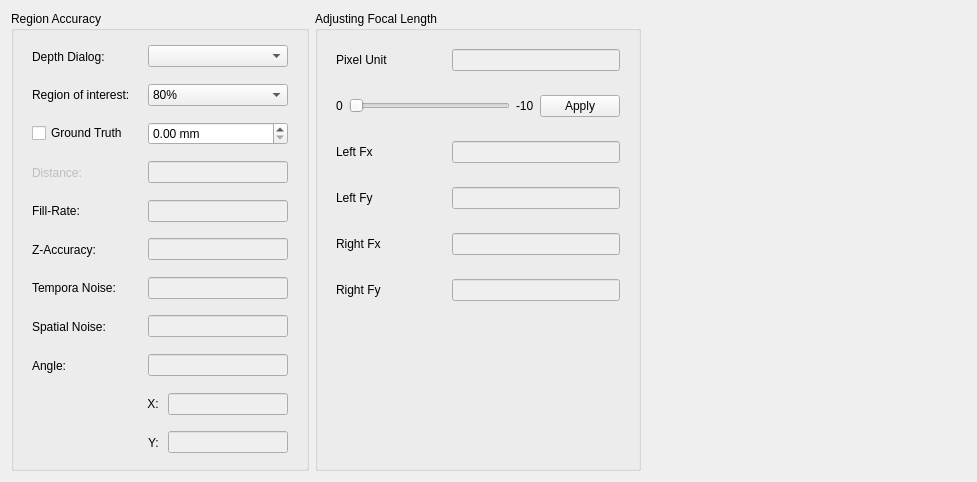
<?xml version="1.0" encoding="UTF-8"?>
<ui version="4.0">
 <class>CVideoDeviceDepthAccuracyWidget</class>
 <widget class="QWidget" name="CVideoDeviceDepthAccuracyWidget">
  <property name="geometry">
   <rect>
    <x>0</x>
    <y>0</y>
    <width>977</width>
    <height>482</height>
   </rect>
  </property>
  <property name="sizePolicy">
   <sizepolicy hsizetype="Fixed" vsizetype="Preferred">
    <horstretch>0</horstretch>
    <verstretch>0</verstretch>
   </sizepolicy>
  </property>
  <property name="minimumSize">
   <size>
    <width>977</width>
    <height>0</height>
   </size>
  </property>
  <property name="maximumSize">
   <size>
    <width>977</width>
    <height>16777215</height>
   </size>
  </property>
  <property name="windowTitle">
   <string>Form</string>
  </property>
  <layout class="QHBoxLayout" name="horizontalLayout_6">
   <item>
    <widget class="QGroupBox" name="groupBox_region_accuracy">
     <property name="sizePolicy">
      <sizepolicy hsizetype="Fixed" vsizetype="Preferred">
       <horstretch>0</horstretch>
       <verstretch>0</verstretch>
      </sizepolicy>
     </property>
     <property name="title">
      <string>Region Accuracy</string>
     </property>
     <layout class="QVBoxLayout" name="verticalLayout_2">
      <item>
       <widget class="QWidget" name="widget_depth_accuracy_stream" native="true">
        <property name="sizePolicy">
         <sizepolicy hsizetype="Fixed" vsizetype="Preferred">
          <horstretch>0</horstretch>
          <verstretch>0</verstretch>
         </sizepolicy>
        </property>
        <layout class="QHBoxLayout" name="horizontalLayout_5">
         <property name="topMargin">
          <number>3</number>
         </property>
         <property name="bottomMargin">
          <number>3</number>
         </property>
         <item>
          <widget class="QLabel" name="label_title_depth_accuracy_stream">
           <property name="sizePolicy">
            <sizepolicy hsizetype="Fixed" vsizetype="Preferred">
             <horstretch>0</horstretch>
             <verstretch>0</verstretch>
            </sizepolicy>
           </property>
           <property name="minimumSize">
            <size>
             <width>110</width>
             <height>0</height>
            </size>
           </property>
           <property name="maximumSize">
            <size>
             <width>110</width>
             <height>16777215</height>
            </size>
           </property>
           <property name="text">
            <string>Depth Dialog:</string>
           </property>
          </widget>
         </item>
         <item>
          <widget class="QComboBox" name="comboBox_depth_accuracy_stream">
           <property name="sizePolicy">
            <sizepolicy hsizetype="Fixed" vsizetype="Fixed">
             <horstretch>0</horstretch>
             <verstretch>0</verstretch>
            </sizepolicy>
           </property>
           <property name="minimumSize">
            <size>
             <width>140</width>
             <height>0</height>
            </size>
           </property>
           <property name="maximumSize">
            <size>
             <width>140</width>
             <height>16777215</height>
            </size>
           </property>
          </widget>
         </item>
        </layout>
       </widget>
      </item>
      <item>
       <widget class="QWidget" name="widget_depth_accuracy_roi" native="true">
        <property name="sizePolicy">
         <sizepolicy hsizetype="Fixed" vsizetype="Preferred">
          <horstretch>0</horstretch>
          <verstretch>0</verstretch>
         </sizepolicy>
        </property>
        <layout class="QHBoxLayout" name="horizontalLayout">
         <property name="topMargin">
          <number>3</number>
         </property>
         <property name="bottomMargin">
          <number>3</number>
         </property>
         <item>
          <widget class="QLabel" name="label_title_depth_accuracy_roi">
           <property name="sizePolicy">
            <sizepolicy hsizetype="Fixed" vsizetype="Preferred">
             <horstretch>0</horstretch>
             <verstretch>0</verstretch>
            </sizepolicy>
           </property>
           <property name="minimumSize">
            <size>
             <width>110</width>
             <height>0</height>
            </size>
           </property>
           <property name="maximumSize">
            <size>
             <width>110</width>
             <height>16777215</height>
            </size>
           </property>
           <property name="text">
            <string>Region of interest:</string>
           </property>
          </widget>
         </item>
         <item>
          <widget class="QComboBox" name="comboBox_depth_accuracy_roi">
           <property name="sizePolicy">
            <sizepolicy hsizetype="Fixed" vsizetype="Fixed">
             <horstretch>0</horstretch>
             <verstretch>0</verstretch>
            </sizepolicy>
           </property>
           <property name="minimumSize">
            <size>
             <width>140</width>
             <height>0</height>
            </size>
           </property>
           <property name="maximumSize">
            <size>
             <width>140</width>
             <height>16777215</height>
            </size>
           </property>
           <item>
            <property name="text">
             <string>80%</string>
            </property>
           </item>
           <item>
            <property name="text">
             <string>60%</string>
            </property>
           </item>
           <item>
            <property name="text">
             <string>40%</string>
            </property>
           </item>
           <item>
            <property name="text">
             <string>20%</string>
            </property>
           </item>
          </widget>
         </item>
        </layout>
       </widget>
      </item>
      <item>
       <widget class="QWidget" name="widget_depth_accuracy_ground_truth" native="true">
        <property name="sizePolicy">
         <sizepolicy hsizetype="Fixed" vsizetype="Preferred">
          <horstretch>0</horstretch>
          <verstretch>0</verstretch>
         </sizepolicy>
        </property>
        <layout class="QHBoxLayout" name="horizontalLayout_4">
         <property name="topMargin">
          <number>3</number>
         </property>
         <property name="bottomMargin">
          <number>3</number>
         </property>
         <item>
          <widget class="QCheckBox" name="checkBox_depth_accuracy_ground_truth">
           <property name="sizePolicy">
            <sizepolicy hsizetype="Fixed" vsizetype="Fixed">
             <horstretch>0</horstretch>
             <verstretch>0</verstretch>
            </sizepolicy>
           </property>
           <property name="minimumSize">
            <size>
             <width>110</width>
             <height>0</height>
            </size>
           </property>
           <property name="maximumSize">
            <size>
             <width>110</width>
             <height>16777215</height>
            </size>
           </property>
           <property name="text">
            <string>Ground Truth</string>
           </property>
          </widget>
         </item>
         <item>
          <widget class="QDoubleSpinBox" name="doubleSpinBox_depth_accuracy_ground_truth_vaule">
           <property name="sizePolicy">
            <sizepolicy hsizetype="Fixed" vsizetype="Fixed">
             <horstretch>0</horstretch>
             <verstretch>0</verstretch>
            </sizepolicy>
           </property>
           <property name="minimumSize">
            <size>
             <width>140</width>
             <height>0</height>
            </size>
           </property>
           <property name="maximumSize">
            <size>
             <width>140</width>
             <height>16777215</height>
            </size>
           </property>
           <property name="suffix">
            <string> mm</string>
           </property>
           <property name="maximum">
            <double>9999999.000000000000000</double>
           </property>
          </widget>
         </item>
        </layout>
       </widget>
      </item>
      <item>
       <widget class="QWidget" name="widget_depth_accuracy_distance" native="true">
        <property name="enabled">
         <bool>false</bool>
        </property>
        <layout class="QHBoxLayout" name="horizontalLayout_7">
         <property name="topMargin">
          <number>3</number>
         </property>
         <property name="bottomMargin">
          <number>3</number>
         </property>
         <item>
          <widget class="QLabel" name="label_title_depth_accuracy_distance">
           <property name="sizePolicy">
            <sizepolicy hsizetype="Fixed" vsizetype="Preferred">
             <horstretch>0</horstretch>
             <verstretch>0</verstretch>
            </sizepolicy>
           </property>
           <property name="minimumSize">
            <size>
             <width>110</width>
             <height>0</height>
            </size>
           </property>
           <property name="maximumSize">
            <size>
             <width>110</width>
             <height>16777215</height>
            </size>
           </property>
           <property name="text">
            <string>Distance:</string>
           </property>
          </widget>
         </item>
         <item>
          <widget class="QLineEdit" name="lineEdit_depth_accuracy_distance_value">
           <property name="enabled">
            <bool>false</bool>
           </property>
           <property name="sizePolicy">
            <sizepolicy hsizetype="Fixed" vsizetype="Fixed">
             <horstretch>0</horstretch>
             <verstretch>0</verstretch>
            </sizepolicy>
           </property>
           <property name="minimumSize">
            <size>
             <width>140</width>
             <height>0</height>
            </size>
           </property>
           <property name="maximumSize">
            <size>
             <width>140</width>
             <height>16777215</height>
            </size>
           </property>
          </widget>
         </item>
        </layout>
       </widget>
      </item>
      <item>
       <widget class="QWidget" name="widget_depth_accuracy_fill_rate" native="true">
        <property name="sizePolicy">
         <sizepolicy hsizetype="Fixed" vsizetype="Preferred">
          <horstretch>0</horstretch>
          <verstretch>0</verstretch>
         </sizepolicy>
        </property>
        <layout class="QHBoxLayout" name="horizontalLayout_2">
         <property name="topMargin">
          <number>3</number>
         </property>
         <property name="bottomMargin">
          <number>3</number>
         </property>
         <item>
          <widget class="QLabel" name="label_title_depth_accuracy_fill_rate">
           <property name="sizePolicy">
            <sizepolicy hsizetype="Fixed" vsizetype="Preferred">
             <horstretch>0</horstretch>
             <verstretch>0</verstretch>
            </sizepolicy>
           </property>
           <property name="minimumSize">
            <size>
             <width>110</width>
             <height>0</height>
            </size>
           </property>
           <property name="maximumSize">
            <size>
             <width>110</width>
             <height>16777215</height>
            </size>
           </property>
           <property name="text">
            <string>Fill-Rate:</string>
           </property>
          </widget>
         </item>
         <item>
          <widget class="QLineEdit" name="lineEdit_depth_accuracy_fill_rate_value">
           <property name="enabled">
            <bool>false</bool>
           </property>
           <property name="sizePolicy">
            <sizepolicy hsizetype="Fixed" vsizetype="Fixed">
             <horstretch>0</horstretch>
             <verstretch>0</verstretch>
            </sizepolicy>
           </property>
           <property name="minimumSize">
            <size>
             <width>140</width>
             <height>0</height>
            </size>
           </property>
           <property name="maximumSize">
            <size>
             <width>140</width>
             <height>16777215</height>
            </size>
           </property>
          </widget>
         </item>
        </layout>
       </widget>
      </item>
      <item>
       <widget class="QWidget" name="widget_depth_accuracy_z_acuracy" native="true">
        <property name="sizePolicy">
         <sizepolicy hsizetype="Fixed" vsizetype="Preferred">
          <horstretch>0</horstretch>
          <verstretch>0</verstretch>
         </sizepolicy>
        </property>
        <layout class="QHBoxLayout" name="horizontalLayout_3">
         <property name="topMargin">
          <number>3</number>
         </property>
         <property name="bottomMargin">
          <number>3</number>
         </property>
         <item>
          <widget class="QLabel" name="label_title_depth_accuracy_z_acuracy">
           <property name="sizePolicy">
            <sizepolicy hsizetype="Fixed" vsizetype="Preferred">
             <horstretch>0</horstretch>
             <verstretch>0</verstretch>
            </sizepolicy>
           </property>
           <property name="minimumSize">
            <size>
             <width>110</width>
             <height>0</height>
            </size>
           </property>
           <property name="maximumSize">
            <size>
             <width>110</width>
             <height>16777215</height>
            </size>
           </property>
           <property name="text">
            <string>Z-Accuracy:</string>
           </property>
          </widget>
         </item>
         <item>
          <widget class="QLineEdit" name="lineEdit_depth_accuracy_z_acuracy_value">
           <property name="enabled">
            <bool>false</bool>
           </property>
           <property name="sizePolicy">
            <sizepolicy hsizetype="Fixed" vsizetype="Fixed">
             <horstretch>0</horstretch>
             <verstretch>0</verstretch>
            </sizepolicy>
           </property>
           <property name="minimumSize">
            <size>
             <width>140</width>
             <height>0</height>
            </size>
           </property>
           <property name="maximumSize">
            <size>
             <width>140</width>
             <height>16777215</height>
            </size>
           </property>
          </widget>
         </item>
        </layout>
       </widget>
      </item>
      <item>
       <widget class="QWidget" name="widget_depth_tempora_noise" native="true">
        <property name="sizePolicy">
         <sizepolicy hsizetype="Fixed" vsizetype="Preferred">
          <horstretch>0</horstretch>
          <verstretch>0</verstretch>
         </sizepolicy>
        </property>
        <layout class="QHBoxLayout" name="horizontalLayout_8">
         <property name="topMargin">
          <number>3</number>
         </property>
         <property name="bottomMargin">
          <number>3</number>
         </property>
         <item>
          <widget class="QLabel" name="label_title_depth_tempora_noise">
           <property name="sizePolicy">
            <sizepolicy hsizetype="Fixed" vsizetype="Preferred">
             <horstretch>0</horstretch>
             <verstretch>0</verstretch>
            </sizepolicy>
           </property>
           <property name="minimumSize">
            <size>
             <width>110</width>
             <height>0</height>
            </size>
           </property>
           <property name="maximumSize">
            <size>
             <width>110</width>
             <height>16777215</height>
            </size>
           </property>
           <property name="text">
            <string>Tempora Noise:</string>
           </property>
          </widget>
         </item>
         <item>
          <widget class="QLineEdit" name="lineEdit_depth_tempora_noise">
           <property name="enabled">
            <bool>false</bool>
           </property>
           <property name="sizePolicy">
            <sizepolicy hsizetype="Fixed" vsizetype="Fixed">
             <horstretch>0</horstretch>
             <verstretch>0</verstretch>
            </sizepolicy>
           </property>
           <property name="minimumSize">
            <size>
             <width>140</width>
             <height>0</height>
            </size>
           </property>
           <property name="maximumSize">
            <size>
             <width>140</width>
             <height>16777215</height>
            </size>
           </property>
          </widget>
         </item>
        </layout>
       </widget>
      </item>
      <item>
       <widget class="QWidget" name="widget_depth_spatial_noise" native="true">
        <property name="sizePolicy">
         <sizepolicy hsizetype="Fixed" vsizetype="Preferred">
          <horstretch>0</horstretch>
          <verstretch>0</verstretch>
         </sizepolicy>
        </property>
        <layout class="QHBoxLayout" name="horizontalLayout_9">
         <property name="topMargin">
          <number>3</number>
         </property>
         <property name="bottomMargin">
          <number>3</number>
         </property>
         <item>
          <widget class="QLabel" name="label_title_depth_spatial_noise">
           <property name="sizePolicy">
            <sizepolicy hsizetype="Fixed" vsizetype="Preferred">
             <horstretch>0</horstretch>
             <verstretch>0</verstretch>
            </sizepolicy>
           </property>
           <property name="minimumSize">
            <size>
             <width>110</width>
             <height>0</height>
            </size>
           </property>
           <property name="maximumSize">
            <size>
             <width>110</width>
             <height>16777215</height>
            </size>
           </property>
           <property name="text">
            <string>Spatial Noise:</string>
           </property>
          </widget>
         </item>
         <item>
          <widget class="QLineEdit" name="lineEdit_depth_spatial_noise">
           <property name="enabled">
            <bool>false</bool>
           </property>
           <property name="sizePolicy">
            <sizepolicy hsizetype="Fixed" vsizetype="Fixed">
             <horstretch>0</horstretch>
             <verstretch>0</verstretch>
            </sizepolicy>
           </property>
           <property name="minimumSize">
            <size>
             <width>140</width>
             <height>0</height>
            </size>
           </property>
           <property name="maximumSize">
            <size>
             <width>140</width>
             <height>16777215</height>
            </size>
           </property>
          </widget>
         </item>
        </layout>
       </widget>
      </item>
      <item>
       <widget class="QWidget" name="widget_depth_angle" native="true">
        <property name="sizePolicy">
         <sizepolicy hsizetype="Fixed" vsizetype="Preferred">
          <horstretch>0</horstretch>
          <verstretch>0</verstretch>
         </sizepolicy>
        </property>
        <layout class="QHBoxLayout" name="horizontalLayout_10">
         <property name="topMargin">
          <number>3</number>
         </property>
         <property name="bottomMargin">
          <number>3</number>
         </property>
         <item>
          <widget class="QLabel" name="label_title_depth_angle">
           <property name="sizePolicy">
            <sizepolicy hsizetype="Fixed" vsizetype="Preferred">
             <horstretch>0</horstretch>
             <verstretch>0</verstretch>
            </sizepolicy>
           </property>
           <property name="minimumSize">
            <size>
             <width>110</width>
             <height>0</height>
            </size>
           </property>
           <property name="maximumSize">
            <size>
             <width>110</width>
             <height>16777215</height>
            </size>
           </property>
           <property name="text">
            <string>Angle:</string>
           </property>
          </widget>
         </item>
         <item>
          <widget class="QLineEdit" name="lineEdit_depth_angle">
           <property name="enabled">
            <bool>false</bool>
           </property>
           <property name="sizePolicy">
            <sizepolicy hsizetype="Fixed" vsizetype="Fixed">
             <horstretch>0</horstretch>
             <verstretch>0</verstretch>
            </sizepolicy>
           </property>
           <property name="minimumSize">
            <size>
             <width>140</width>
             <height>0</height>
            </size>
           </property>
           <property name="maximumSize">
            <size>
             <width>140</width>
             <height>16777215</height>
            </size>
           </property>
          </widget>
         </item>
        </layout>
       </widget>
      </item>
      <item>
       <widget class="QWidget" name="widget_depth_angle_x" native="true">
        <property name="sizePolicy">
         <sizepolicy hsizetype="Fixed" vsizetype="Preferred">
          <horstretch>0</horstretch>
          <verstretch>0</verstretch>
         </sizepolicy>
        </property>
        <layout class="QHBoxLayout" name="horizontalLayout_11">
         <property name="leftMargin">
          <number>29</number>
         </property>
         <property name="topMargin">
          <number>3</number>
         </property>
         <property name="bottomMargin">
          <number>3</number>
         </property>
         <item>
          <widget class="QLabel" name="label_title_depth_angle_x">
           <property name="sizePolicy">
            <sizepolicy hsizetype="Fixed" vsizetype="Preferred">
             <horstretch>0</horstretch>
             <verstretch>0</verstretch>
            </sizepolicy>
           </property>
           <property name="minimumSize">
            <size>
             <width>110</width>
             <height>0</height>
            </size>
           </property>
           <property name="maximumSize">
            <size>
             <width>110</width>
             <height>16777215</height>
            </size>
           </property>
           <property name="layoutDirection">
            <enum>Qt::LeftToRight</enum>
           </property>
           <property name="text">
            <string>X: </string>
           </property>
           <property name="alignment">
            <set>Qt::AlignRight|Qt::AlignTrailing|Qt::AlignVCenter</set>
           </property>
          </widget>
         </item>
         <item>
          <widget class="QLineEdit" name="lineEdit_depth_angle_x">
           <property name="enabled">
            <bool>false</bool>
           </property>
           <property name="sizePolicy">
            <sizepolicy hsizetype="Fixed" vsizetype="Fixed">
             <horstretch>0</horstretch>
             <verstretch>0</verstretch>
            </sizepolicy>
           </property>
           <property name="minimumSize">
            <size>
             <width>120</width>
             <height>0</height>
            </size>
           </property>
           <property name="maximumSize">
            <size>
             <width>120</width>
             <height>16777215</height>
            </size>
           </property>
          </widget>
         </item>
        </layout>
       </widget>
      </item>
      <item>
       <widget class="QWidget" name="widget_depth_angle_y" native="true">
        <property name="sizePolicy">
         <sizepolicy hsizetype="Fixed" vsizetype="Preferred">
          <horstretch>0</horstretch>
          <verstretch>0</verstretch>
         </sizepolicy>
        </property>
        <layout class="QHBoxLayout" name="horizontalLayout_12">
         <property name="leftMargin">
          <number>29</number>
         </property>
         <property name="topMargin">
          <number>3</number>
         </property>
         <property name="bottomMargin">
          <number>3</number>
         </property>
         <item>
          <widget class="QLabel" name="label_title_depth_angle_y">
           <property name="sizePolicy">
            <sizepolicy hsizetype="Fixed" vsizetype="Preferred">
             <horstretch>0</horstretch>
             <verstretch>0</verstretch>
            </sizepolicy>
           </property>
           <property name="minimumSize">
            <size>
             <width>110</width>
             <height>0</height>
            </size>
           </property>
           <property name="maximumSize">
            <size>
             <width>110</width>
             <height>16777215</height>
            </size>
           </property>
           <property name="layoutDirection">
            <enum>Qt::LeftToRight</enum>
           </property>
           <property name="text">
            <string>Y: </string>
           </property>
           <property name="alignment">
            <set>Qt::AlignRight|Qt::AlignTrailing|Qt::AlignVCenter</set>
           </property>
          </widget>
         </item>
         <item>
          <widget class="QLineEdit" name="lineEdit_depth_angle_y">
           <property name="enabled">
            <bool>false</bool>
           </property>
           <property name="sizePolicy">
            <sizepolicy hsizetype="Fixed" vsizetype="Fixed">
             <horstretch>0</horstretch>
             <verstretch>0</verstretch>
            </sizepolicy>
           </property>
           <property name="minimumSize">
            <size>
             <width>120</width>
             <height>0</height>
            </size>
           </property>
           <property name="maximumSize">
            <size>
             <width>120</width>
             <height>16777215</height>
            </size>
           </property>
          </widget>
         </item>
        </layout>
       </widget>
      </item>
     </layout>
    </widget>
   </item>
   <item>
    <widget class="QGroupBox" name="groupBox_adjusting_focal_length">
     <property name="title">
      <string>Adjusting Focal Length</string>
     </property>
     <layout class="QVBoxLayout" name="verticalLayout">
      <item>
       <widget class="QWidget" name="widget_pixel_unit_value" native="true">
        <layout class="QHBoxLayout" name="horizontalLayout_13">
         <item>
          <widget class="QLabel" name="label_pixel_unit_title">
           <property name="sizePolicy">
            <sizepolicy hsizetype="Fixed" vsizetype="Fixed">
             <horstretch>0</horstretch>
             <verstretch>0</verstretch>
            </sizepolicy>
           </property>
           <property name="minimumSize">
            <size>
             <width>110</width>
             <height>0</height>
            </size>
           </property>
           <property name="maximumSize">
            <size>
             <width>110</width>
             <height>16777215</height>
            </size>
           </property>
           <property name="text">
            <string>Pixel Unit</string>
           </property>
          </widget>
         </item>
         <item>
          <widget class="QLineEdit" name="lineEdit_pixel_unit_vaule">
           <property name="enabled">
            <bool>false</bool>
           </property>
           <property name="frame">
            <bool>true</bool>
           </property>
          </widget>
         </item>
        </layout>
       </widget>
      </item>
      <item>
       <widget class="QWidget" name="widget_pixel_unit_slider" native="true">
        <layout class="QHBoxLayout" name="horizontalLayout_14">
         <item>
          <widget class="QLabel" name="label_pixel_unit_minimum">
           <property name="text">
            <string>0</string>
           </property>
          </widget>
         </item>
         <item>
          <widget class="QSlider" name="horizontalSlider_pixel_unit_value">
           <property name="minimum">
            <number>0</number>
           </property>
           <property name="maximum">
            <number>10</number>
           </property>
           <property name="pageStep">
            <number>1</number>
           </property>
           <property name="value">
            <number>0</number>
           </property>
           <property name="orientation">
            <enum>Qt::Horizontal</enum>
           </property>
          </widget>
         </item>
         <item>
          <widget class="QLabel" name="label_pixel_unit_maximum">
           <property name="text">
            <string>-10</string>
           </property>
          </widget>
         </item>
         <item>
          <widget class="QPushButton" name="pushButton">
           <property name="text">
            <string>Apply</string>
           </property>
          </widget>
         </item>
        </layout>
       </widget>
      </item>
      <item>
       <widget class="QWidget" name="widget_focal_length_left_fx" native="true">
        <layout class="QHBoxLayout" name="horizontalLayout_15">
         <item>
          <widget class="QLabel" name="label_focal_length_left_fx_title">
           <property name="sizePolicy">
            <sizepolicy hsizetype="Fixed" vsizetype="Fixed">
             <horstretch>0</horstretch>
             <verstretch>0</verstretch>
            </sizepolicy>
           </property>
           <property name="minimumSize">
            <size>
             <width>110</width>
             <height>0</height>
            </size>
           </property>
           <property name="maximumSize">
            <size>
             <width>110</width>
             <height>16777215</height>
            </size>
           </property>
           <property name="text">
            <string>Left Fx</string>
           </property>
          </widget>
         </item>
         <item>
          <widget class="QLineEdit" name="lineEdit_focal_length_left_fx_value">
           <property name="enabled">
            <bool>false</bool>
           </property>
          </widget>
         </item>
        </layout>
       </widget>
      </item>
      <item>
       <widget class="QWidget" name="widget_focal_length_left_fy" native="true">
        <layout class="QHBoxLayout" name="horizontalLayout_17">
         <item>
          <widget class="QLabel" name="label_focal_length_left_fy_title">
           <property name="sizePolicy">
            <sizepolicy hsizetype="Fixed" vsizetype="Fixed">
             <horstretch>0</horstretch>
             <verstretch>0</verstretch>
            </sizepolicy>
           </property>
           <property name="minimumSize">
            <size>
             <width>110</width>
             <height>0</height>
            </size>
           </property>
           <property name="maximumSize">
            <size>
             <width>110</width>
             <height>16777215</height>
            </size>
           </property>
           <property name="text">
            <string>Left Fy</string>
           </property>
          </widget>
         </item>
         <item>
          <widget class="QLineEdit" name="lineEdit_focal_length_left_fy_value">
           <property name="enabled">
            <bool>false</bool>
           </property>
          </widget>
         </item>
        </layout>
       </widget>
      </item>
      <item>
       <widget class="QWidget" name="widget_focal_length_right_fx" native="true">
        <layout class="QHBoxLayout" name="horizontalLayout_16">
         <item>
          <widget class="QLabel" name="label_focal_length_right_fx_title">
           <property name="sizePolicy">
            <sizepolicy hsizetype="Fixed" vsizetype="Fixed">
             <horstretch>0</horstretch>
             <verstretch>0</verstretch>
            </sizepolicy>
           </property>
           <property name="minimumSize">
            <size>
             <width>110</width>
             <height>0</height>
            </size>
           </property>
           <property name="maximumSize">
            <size>
             <width>110</width>
             <height>16777215</height>
            </size>
           </property>
           <property name="text">
            <string>Right Fx</string>
           </property>
          </widget>
         </item>
         <item>
          <widget class="QLineEdit" name="lineEdit_focal_length_right_fx_value">
           <property name="enabled">
            <bool>false</bool>
           </property>
          </widget>
         </item>
        </layout>
       </widget>
      </item>
      <item>
       <widget class="QWidget" name="widget_focal_length_right_fy" native="true">
        <layout class="QHBoxLayout" name="horizontalLayout_18">
         <item>
          <widget class="QLabel" name="label_focal_length_right_fy_title">
           <property name="sizePolicy">
            <sizepolicy hsizetype="Fixed" vsizetype="Fixed">
             <horstretch>0</horstretch>
             <verstretch>0</verstretch>
            </sizepolicy>
           </property>
           <property name="minimumSize">
            <size>
             <width>110</width>
             <height>0</height>
            </size>
           </property>
           <property name="maximumSize">
            <size>
             <width>110</width>
             <height>16777215</height>
            </size>
           </property>
           <property name="text">
            <string>Right Fy</string>
           </property>
          </widget>
         </item>
         <item>
          <widget class="QLineEdit" name="lineEdit_focal_length_right_fy_value">
           <property name="enabled">
            <bool>false</bool>
           </property>
          </widget>
         </item>
        </layout>
       </widget>
      </item>
      <item>
       <spacer name="verticalSpacer">
        <property name="orientation">
         <enum>Qt::Vertical</enum>
        </property>
        <property name="sizeHint" stdset="0">
         <size>
          <width>20</width>
          <height>40</height>
         </size>
        </property>
       </spacer>
      </item>
     </layout>
    </widget>
   </item>
   <item>
    <spacer name="horizontalSpacer">
     <property name="orientation">
      <enum>Qt::Horizontal</enum>
     </property>
     <property name="sizeHint" stdset="0">
      <size>
       <width>40</width>
       <height>20</height>
      </size>
     </property>
    </spacer>
   </item>
  </layout>
 </widget>
 <resources/>
 <connections/>
</ui>
